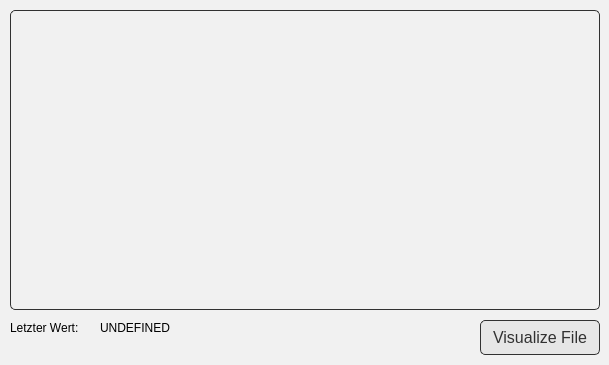
<?xml version="1.0" encoding="UTF-8"?>
<ui version="4.0">
 <class>MainWindow</class>
 <widget class="QMainWindow" name="MainWindow">
  <property name="geometry">
   <rect>
    <x>0</x>
    <y>0</y>
    <width>609</width>
    <height>365</height>
   </rect>
  </property>
  <property name="windowTitle">
   <string>Raspberry GUI</string>
  </property>
  <widget class="QWidget" name="centralWidget">
   <property name="styleSheet">
    <string notr="true">background-color: #f1f1f1;</string>
   </property>
   <widget class="QPushButton" name="visualizeButton">
    <property name="geometry">
     <rect>
      <x>480</x>
      <y>320</y>
      <width>120</width>
      <height>35</height>
     </rect>
    </property>
    <property name="cursor">
     <cursorShape>ArrowCursor</cursorShape>
    </property>
    <property name="toolTip">
     <string>Loads data file and visualizes it in graph</string>
    </property>
    <property name="styleSheet">
     <string notr="true">font-size: 16px;
color: #313131;
background-color: #E6E6E6;
border-radius: 5px;
border: 1px solid #313131;</string>
    </property>
    <property name="text">
     <string>Visualize File</string>
    </property>
   </widget>
   <widget class="QCustomPlot" name="srf02Plot" native="true">
    <property name="geometry">
     <rect>
      <x>10</x>
      <y>10</y>
      <width>590</width>
      <height>300</height>
     </rect>
    </property>
    <property name="styleSheet">
     <string notr="true">border: 1px solid #313131;
border-radius: 5px;
background-color: #f1f1f1;</string>
    </property>
   </widget>
   <widget class="QLabel" name="label">
    <property name="geometry">
     <rect>
      <x>10</x>
      <y>320</y>
      <width>81</width>
      <height>16</height>
     </rect>
    </property>
    <property name="text">
     <string>Letzter Wert:</string>
    </property>
   </widget>
   <widget class="QLabel" name="last_value">
    <property name="geometry">
     <rect>
      <x>100</x>
      <y>320</y>
      <width>71</width>
      <height>16</height>
     </rect>
    </property>
    <property name="text">
     <string>UNDEFINED</string>
    </property>
   </widget>
  </widget>
 </widget>
 <layoutdefault spacing="6" margin="11"/>
 <customwidgets>
  <customwidget>
   <class>QCustomPlot</class>
   <extends>QWidget</extends>
   <header>qcustomplot.h</header>
   <container>1</container>
  </customwidget>
 </customwidgets>
 <resources/>
 <connections/>
</ui>
